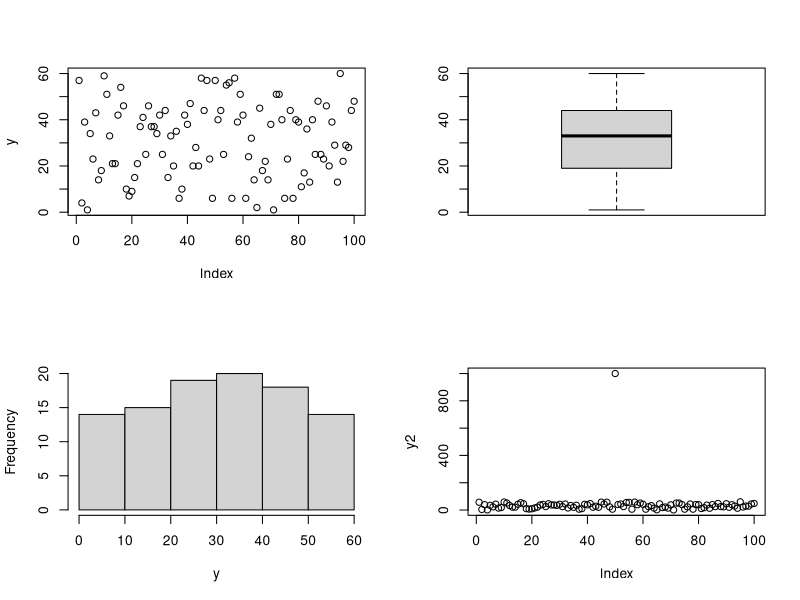
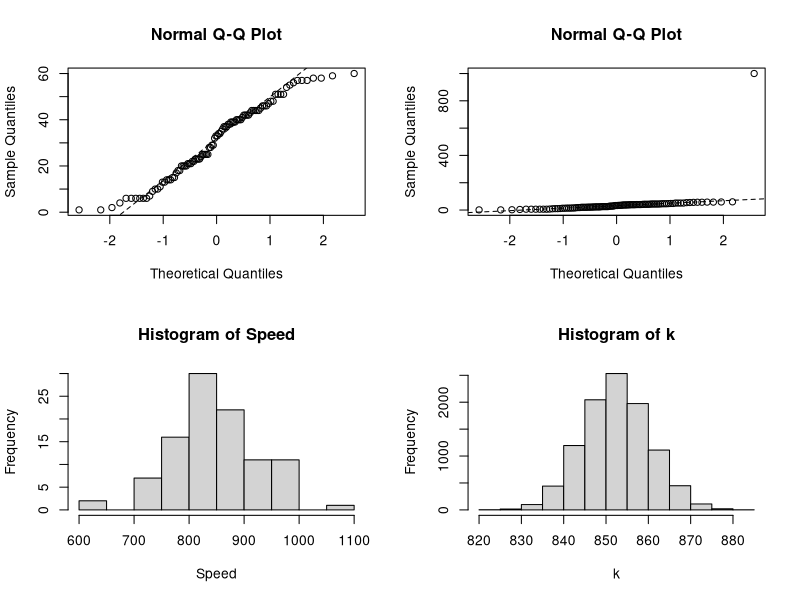

Reproduce these figures in R, in order.
library(MASS)
set.seed(1)
y <- sample(60, 100, replace = TRUE)
y2 <- y
y2[50] <- 1000
par(mfrow=(c(2, 2)))
plot(y)
boxplot(y)
hist(y, main = "")
plot(y2)
# summary data
summary(y)
fivenum(y)
fivenumber <- function(X){
  x <- sort(X)
  n <- length(X)
  five <- c(1, 0.5*floor(0.5*(n + 3)), 0.5*(n + 1),
            n + 1 - 0.5*floor(0.5 * (n + 3)), n)
  return (x[five])
}
fivenumber(y)

# plots for testing normality
qqnorm(y)
qqline(y, lty = 2)
qqnorm(y2)
qqline(y2, lty = 2)

# test for normality - shapiro test
x <- exp(rnorm(40))
shapiro.test(x)

library(datasets)
attach(morley)
names(morley)
hist(Speed)
summary(Speed)

shapiro.test(Speed) # non-normality with p-value > 0.05
wilcox.test(Speed, mu = 880) # deal with non-normality

k <- rep(0, 10000) # bootstrap method
for (i in 1:10000) {
  k[i] <- mean(sample(Speed, replace = TRUE))
}
hist(k) 
shapiro.test(sample(k, 4999)) # it is normal dist now

# skewness
skew <- function(x) {
  m3 <- sum((x - mean(x))^3)/length(x)
  s3 <- sqrt(var(x))^3
  return (m3/s3)
}
skew(y)
# kurtosis
kurtosis <- function(x) {
  m4 <- sum((x - mean(x))^4)/length(x)
  s4 <- sqrt(var(x))^4
  return (m4/s4 - 3)
}
kurtosis(y)

# two samples test - variance test
fisher.ftest <- function(x, y) {
  df.x <- length(x) - 1
  df.y <- length(y) - 1
  var.x <- var(x)
  var.y <- var(y)
  f.ratio <- max(var.x, var.y)/min(var.x, var.y)
  return (round(2 * (1 - pf(f.ratio, max(df.x, df.y), min(df.x, df.y))), 4))
}
set.seed(2)
x1 <- sample(1000, 50, replace = T)
x2 <- sample(1000, 50, replace = F)
X <- c(x1, x2)
f <- factor(rep(c("a", "b"), c(50, 50)))

var.test(x1, x2) # fisher f test (var1 = var2?)
bartlett.test(X ~ f) # bartlett test (var1 = var2 = var3 ...?)
fligner.test(X ~ f) # fligner test (var1 = var2 = var3 ...?)
